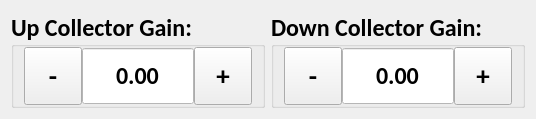
          <widget class="QWidget" name="triple_lang_c_probe_3">
           <layout class="QHBoxLayout" name="horizontalLayout_13">
            <item>
             <widget class="QGroupBox" name="tlc_up_collector_gain_gb">
              <property name="font">
               <font>
                <family>Calibri</family>
                <pointsize>18</pointsize>
                <weight>75</weight>
                <bold>true</bold>
               </font>
              </property>
              <property name="styleSheet">
               <string notr="true"/>
              </property>
              <property name="title">
               <string>Up Collector Gain:</string>
              </property>
              <property name="alignment">
               <set>Qt::AlignLeading|Qt::AlignLeft|Qt::AlignVCenter</set>
              </property>
              <layout class="QHBoxLayout" name="horizontalLayout_52">
               <property name="spacing">
                <number>0</number>
               </property>
               <property name="leftMargin">
                <number>10</number>
               </property>
               <property name="topMargin">
                <number>0</number>
               </property>
               <property name="rightMargin">
                <number>10</number>
               </property>
               <property name="bottomMargin">
                <number>0</number>
               </property>
               <item alignment="Qt::AlignTop">
                <widget class="QToolButton" name="tlc_up_collector_gain_minus">
                 <property name="minimumSize">
                  <size>
                   <width>58</width>
                   <height>58</height>
                  </size>
                 </property>
                 <property name="maximumSize">
                  <size>
                   <width>58</width>
                   <height>58</height>
                  </size>
                 </property>
                 <property name="font">
                  <font>
                   <pointsize>20</pointsize>
                   <weight>75</weight>
                   <bold>true</bold>
                  </font>
                 </property>
                 <property name="text">
                  <string>-</string>
                 </property>
                </widget>
               </item>
               <item alignment="Qt::AlignTop">
                <widget class="QDoubleSpinBox" name="tlc_up_collector_gain_input">
                 <property name="minimumSize">
                  <size>
                   <width>0</width>
                   <height>58</height>
                  </size>
                 </property>
                 <property name="maximumSize">
                  <size>
                   <width>1000</width>
                   <height>58</height>
                  </size>
                 </property>
                 <property name="font">
                  <font>
                   <family>Calibri</family>
                   <pointsize>18</pointsize>
                  </font>
                 </property>
                 <property name="focusPolicy">
                  <enum>Qt::NoFocus</enum>
                 </property>
                 <property name="layoutDirection">
                  <enum>Qt::LeftToRight</enum>
                 </property>
                 <property name="styleSheet">
                  <string notr="true">QDoubleSpinBox {
	background-color: #FFFFFF;
}</string>
                 </property>
                 <property name="alignment">
                  <set>Qt::AlignCenter</set>
                 </property>
                 <property name="readOnly">
                  <bool>true</bool>
                 </property>
                 <property name="buttonSymbols">
                  <enum>QAbstractSpinBox::NoButtons</enum>
                 </property>
                 <property name="correctionMode">
                  <enum>QAbstractSpinBox::CorrectToPreviousValue</enum>
                 </property>
                 <property name="showGroupSeparator" stdset="0">
                  <bool>false</bool>
                 </property>
                 <property name="decimals">
                  <number>2</number>
                 </property>
                 <property name="minimum">
                  <double>-10000.000000000000000</double>
                 </property>
                 <property name="maximum">
                  <double>10000.000000000000000</double>
                 </property>
                </widget>
               </item>
               <item alignment="Qt::AlignTop">
                <widget class="QToolButton" name="tlc_up_collector_gain_plus">
                 <property name="minimumSize">
                  <size>
                   <width>58</width>
                   <height>58</height>
                  </size>
                 </property>
                 <property name="maximumSize">
                  <size>
                   <width>16777215</width>
                   <height>58</height>
                  </size>
                 </property>
                 <property name="font">
                  <font>
                   <pointsize>20</pointsize>
                   <weight>75</weight>
                   <bold>true</bold>
                  </font>
                 </property>
                 <property name="focusPolicy">
                  <enum>Qt::NoFocus</enum>
                 </property>
                 <property name="text">
                  <string>+</string>
                 </property>
                </widget>
               </item>
              </layout>
             </widget>
            </item>
            <item>
             <widget class="QGroupBox" name="tlc_down_collect_gain_gb">
              <property name="font">
               <font>
                <family>Calibri</family>
                <pointsize>18</pointsize>
                <weight>75</weight>
                <bold>true</bold>
               </font>
              </property>
              <property name="styleSheet">
               <string notr="true"/>
              </property>
              <property name="title">
               <string>Down Collector Gain:</string>
              </property>
              <property name="alignment">
               <set>Qt::AlignLeading|Qt::AlignLeft|Qt::AlignVCenter</set>
              </property>
              <layout class="QHBoxLayout" name="horizontalLayout_40">
               <property name="spacing">
                <number>0</number>
               </property>
               <property name="leftMargin">
                <number>10</number>
               </property>
               <property name="topMargin">
                <number>0</number>
               </property>
               <property name="rightMargin">
                <number>10</number>
               </property>
               <property name="bottomMargin">
                <number>0</number>
               </property>
               <item alignment="Qt::AlignTop">
                <widget class="QToolButton" name="tlc_down_collect_gain_minus">
                 <property name="minimumSize">
                  <size>
                   <width>58</width>
                   <height>58</height>
                  </size>
                 </property>
                 <property name="maximumSize">
                  <size>
                   <width>58</width>
                   <height>58</height>
                  </size>
                 </property>
                 <property name="font">
                  <font>
                   <pointsize>20</pointsize>
                   <weight>75</weight>
                   <bold>true</bold>
                  </font>
                 </property>
                 <property name="text">
                  <string>-</string>
                 </property>
                </widget>
               </item>
               <item alignment="Qt::AlignTop">
                <widget class="QDoubleSpinBox" name="tlc_down_collect_gain_input">
                 <property name="minimumSize">
                  <size>
                   <width>0</width>
                   <height>58</height>
                  </size>
                 </property>
                 <property name="maximumSize">
                  <size>
                   <width>1000</width>
                   <height>58</height>
                  </size>
                 </property>
                 <property name="font">
                  <font>
                   <family>Calibri</family>
                   <pointsize>18</pointsize>
                  </font>
                 </property>
                 <property name="focusPolicy">
                  <enum>Qt::NoFocus</enum>
                 </property>
                 <property name="layoutDirection">
                  <enum>Qt::LeftToRight</enum>
                 </property>
                 <property name="styleSheet">
                  <string notr="true">QDoubleSpinBox {
	background-color: #FFFFFF;
}</string>
                 </property>
                 <property name="alignment">
                  <set>Qt::AlignCenter</set>
                 </property>
                 <property name="readOnly">
                  <bool>true</bool>
                 </property>
                 <property name="buttonSymbols">
                  <enum>QAbstractSpinBox::NoButtons</enum>
                 </property>
                 <property name="correctionMode">
                  <enum>QAbstractSpinBox::CorrectToPreviousValue</enum>
                 </property>
                 <property name="showGroupSeparator" stdset="0">
                  <bool>false</bool>
                 </property>
                 <property name="decimals">
                  <number>2</number>
                 </property>
                 <property name="minimum">
                  <double>-10000.000000000000000</double>
                 </property>
                 <property name="maximum">
                  <double>10000.000000000000000</double>
                 </property>
                </widget>
               </item>
               <item alignment="Qt::AlignTop">
                <widget class="QToolButton" name="tlc_down_collect_gain_plus">
                 <property name="minimumSize">
                  <size>
                   <width>58</width>
                   <height>58</height>
                  </size>
                 </property>
                 <property name="maximumSize">
                  <size>
                   <width>16777215</width>
                   <height>58</height>
                  </size>
                 </property>
                 <property name="font">
                  <font>
                   <pointsize>20</pointsize>
                   <weight>75</weight>
                   <bold>true</bold>
                  </font>
                 </property>
                 <property name="focusPolicy">
                  <enum>Qt::NoFocus</enum>
                 </property>
                 <property name="text">
                  <string>+</string>
                 </property>
                </widget>
               </item>
              </layout>
             </widget>
            </item>
           </layout>
          </widget>
